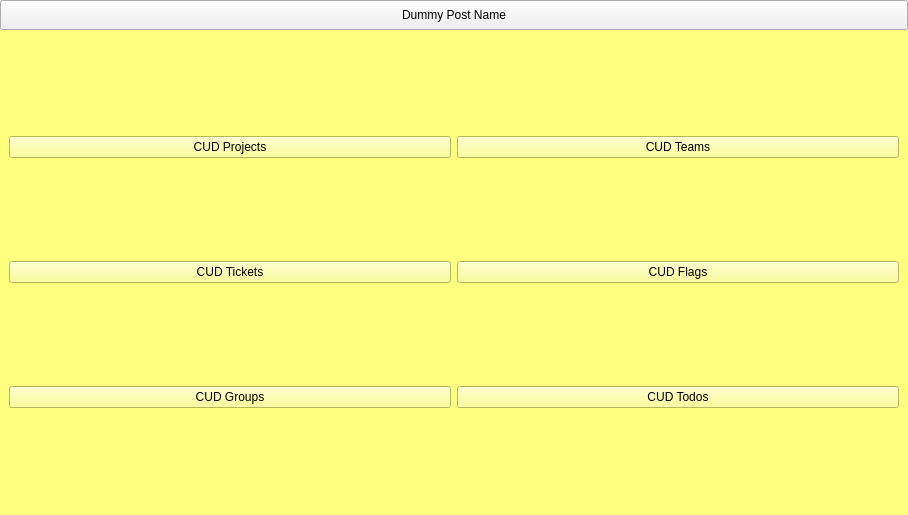
<?xml version="1.0" encoding="UTF-8"?>
<ui version="4.0">
 <class>post_template</class>
 <widget class="QWidget" name="post_template">
  <property name="geometry">
   <rect>
    <x>0</x>
    <y>0</y>
    <width>908</width>
    <height>515</height>
   </rect>
  </property>
  <property name="windowTitle">
   <string>Form</string>
  </property>
  <layout class="QVBoxLayout" name="verticalLayout">
   <property name="spacing">
    <number>0</number>
   </property>
   <property name="leftMargin">
    <number>0</number>
   </property>
   <property name="topMargin">
    <number>0</number>
   </property>
   <property name="rightMargin">
    <number>0</number>
   </property>
   <property name="bottomMargin">
    <number>0</number>
   </property>
   <item>
    <widget class="QPushButton" name="post_name">
     <property name="enabled">
      <bool>true</bool>
     </property>
     <property name="sizePolicy">
      <sizepolicy hsizetype="Minimum" vsizetype="Preferred">
       <horstretch>0</horstretch>
       <verstretch>0</verstretch>
      </sizepolicy>
     </property>
     <property name="minimumSize">
      <size>
       <width>200</width>
       <height>30</height>
      </size>
     </property>
     <property name="maximumSize">
      <size>
       <width>16777215</width>
       <height>30</height>
      </size>
     </property>
     <property name="text">
      <string>Dummy Post Name</string>
     </property>
    </widget>
   </item>
   <item>
    <widget class="QFrame" name="post_rights">
     <property name="enabled">
      <bool>true</bool>
     </property>
     <property name="acceptDrops">
      <bool>false</bool>
     </property>
     <property name="whatsThis">
      <string/>
     </property>
     <property name="autoFillBackground">
      <bool>false</bool>
     </property>
     <property name="styleSheet">
      <string notr="true">background-color: rgb(255, 255, 127)</string>
     </property>
     <property name="frameShape">
      <enum>QFrame::NoFrame</enum>
     </property>
     <property name="frameShadow">
      <enum>QFrame::Plain</enum>
     </property>
     <property name="midLineWidth">
      <number>-1</number>
     </property>
     <layout class="QGridLayout" name="gridLayout">
      <item row="2" column="0">
       <widget class="QPushButton" name="access_right_3">
        <property name="text">
         <string>CUD Groups</string>
        </property>
       </widget>
      </item>
      <item row="0" column="0">
       <widget class="QPushButton" name="access_right_1">
        <property name="text">
         <string>CUD Projects</string>
        </property>
       </widget>
      </item>
      <item row="0" column="1">
       <widget class="QPushButton" name="access_right_2">
        <property name="text">
         <string>CUD Teams</string>
        </property>
       </widget>
      </item>
      <item row="2" column="1">
       <widget class="QPushButton" name="access_right_4">
        <property name="text">
         <string>CUD Todos</string>
        </property>
       </widget>
      </item>
      <item row="1" column="0">
       <widget class="QPushButton" name="access_right_5">
        <property name="text">
         <string>CUD Tickets</string>
        </property>
       </widget>
      </item>
      <item row="1" column="1">
       <widget class="QPushButton" name="access_right_6">
        <property name="text">
         <string>CUD Flags</string>
        </property>
       </widget>
      </item>
     </layout>
    </widget>
   </item>
  </layout>
 </widget>
 <resources/>
 <connections/>
</ui>
